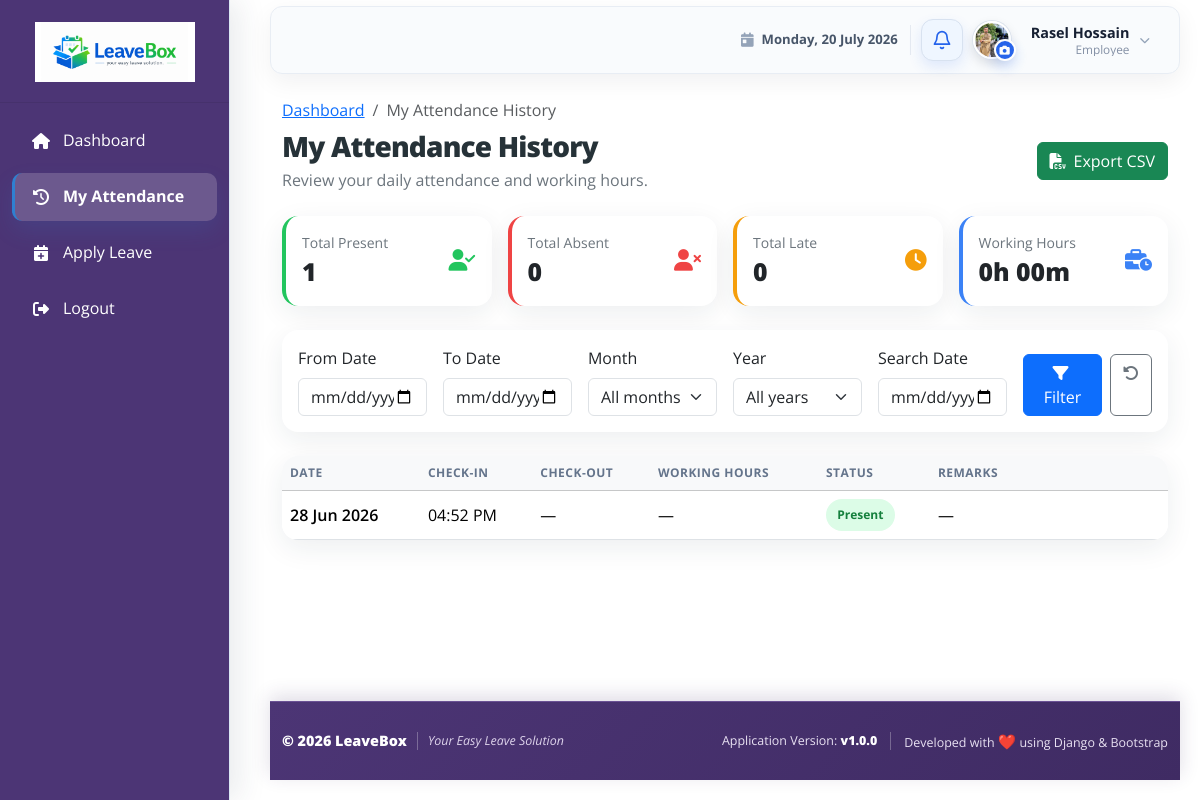
Page /attendance/history/ (signed in) on the earlier database version.
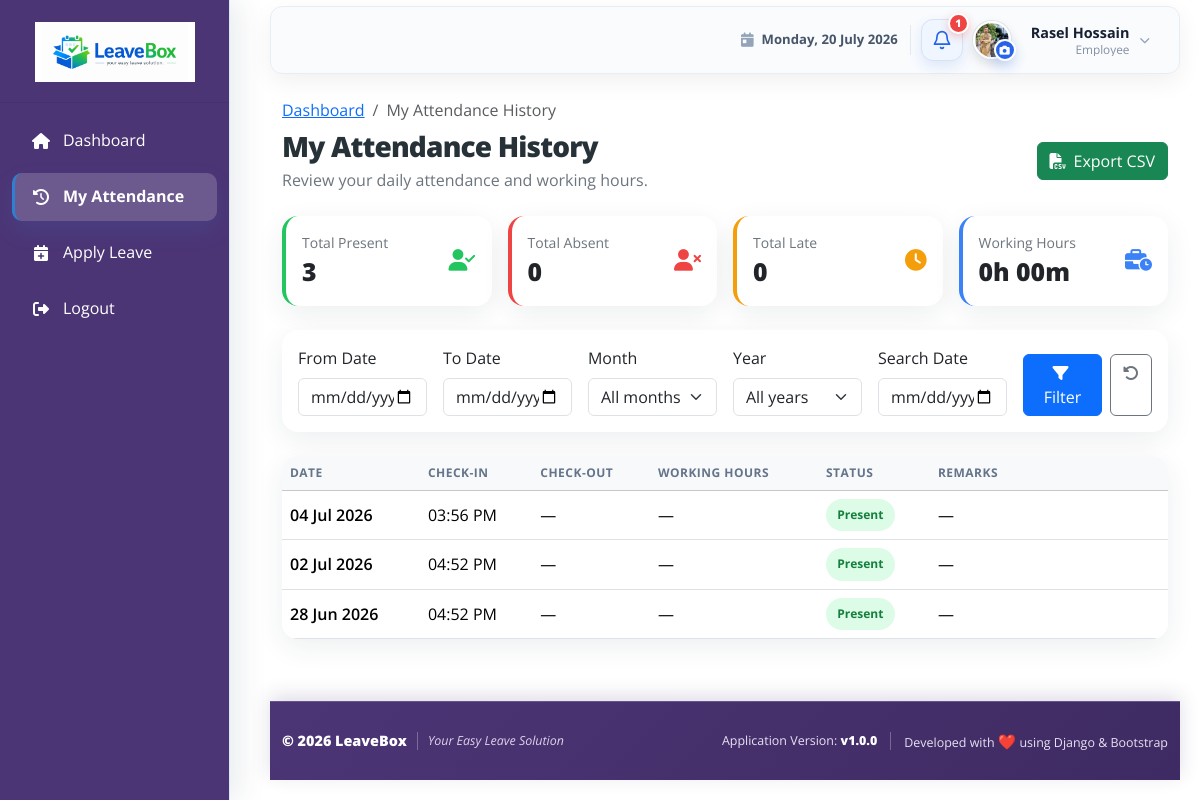
Same page on the later database version.
### attendances/models.py (models this page shows, shortened)
class Attendance(models.Model):
    STATUS_CHOICES = (
        ('PRESENT', 'Present'),
        ('ABSENT', 'Absent'),
        ('LATE', 'Late'),
        ('HALF_DAY', 'Half Day'),
    )
    employee = models.ForeignKey(
        'employees.Employee',
        on_delete=models.CASCADE,
        related_name='attendances',
        null=True # Temporary if you have existing data, otherwise remove
    )
    date = models.DateField()
    check_in = models.TimeField(
        null=True,
        blank=True
    )
    check_out = models.TimeField(
        null=True,
        blank=True
    )
    status = models.CharField(
        max_length=20,
        choices=STATUS_CHOICES
    )
    remarks = models.TextField(
        blank=True,
        null=True
    )
    class Meta:
        unique_together = ('employee', 'date')
        indexes = [
            models.Index(fields=['date'], name='attendance_date_idx'),
            models.Index(fields=['status', 'date'], name='attendance_status_date_idx'),
        ]
    @property
    def working_duration(self):
        if not self.check_in or not self.check_out:
            return None
        start = datetime.combine(self.date, self.check_in)
        end = datetime.combine(self.date, self.check_out)
        if end < start:
            end += timedelta(days=1)
        return end - start
    @property
    def working_hours_display(self):
        duration = self.working_duration
        if duration is None:
            return '—'
        total_minutes = int(duration.total_seconds() // 60)
        hours, minutes = divmod(total_minutes, 60)
        return f'{hours}h {minutes:02d}m'

### attendances/views.py (the view, shortened to what this page needs)
# urls.py: path('history/', AttendanceHistoryView.as_view(), name='attendance_history'),
class AttendanceHistoryView(LoginRequiredMixin, UserPassesTestMixin, TemplateView):
    template_name = 'attendances/attendance_history.html'
    raise_exception = True
    def test_func(self):
        user = self.request.user
        return (
            user.is_authenticated
            and not user.is_superuser
            and not user.is_staff
            and getattr(user, 'role', '') == 'EMPLOYEE'
        )
    def dispatch(self, request, *args, **kwargs):
        if request.user.is_authenticated:
            if (
                request.user.is_superuser
                or request.user.is_staff
                or getattr(request.user, 'role', '') != 'EMPLOYEE'
            ):
                raise PermissionDenied
            try:
                self.employee = Employee.objects.get(user=request.user)
            except Employee.DoesNotExist:
                messages.error(
                    request,
                    'Employee profile not found. Please contact Admin.',
                )
                return redirect('dashboard')
        return super().dispatch(request, *args, **kwargs)
    @staticmethod
    def _parse_date(value):
        try:
            return datetime.strptime(value, '%Y-%m-%d').date()
        except (TypeError, ValueError):
            return None
    def get_queryset(self):
        queryset = Attendance.objects.filter(employee=self.employee)
        params = self.request.GET
        from_date = self._parse_date(params.get('from_date'))
        to_date = self._parse_date(params.get('to_date'))
        search_date = self._parse_date(params.get('q'))
        month = params.get('month', '').strip()
        year = params.get('year', '').strip()
        if from_date:
            queryset = queryset.filter(date__gte=from_date)
        if to_date:
            queryset = queryset.filter(date__lte=to_date)
        if search_date:
            queryset = queryset.filter(date=search_date)
        if month.isdigit() and 1 <= int(month) <= 12:
            queryset = queryset.filter(date__month=int(month))
        if year.isdigit() and 1900 <= int(year) <= 9999:
            queryset = queryset.filter(date__year=int(year))
        return queryset.order_by('-date')
    def get(self, request, *args, **kwargs):
        self.object_list = self.get_queryset()
        if request.GET.get('export') == 'csv':
            return self._csv_response(self.object_list)
        return super().get(request, *args, **kwargs)
    def get_context_data(self, **kwargs):
        context = super().get_context_data(**kwargs)
        filtered_records = self.object_list
        paginator = Paginator(filtered_records, 15)
        page_obj = paginator.get_page(self.request.GET.get('page'))
        status_totals = filtered_records.aggregate(
            total_present=Count('pk', filter=Q(status='PRESENT')),
            total_absent=Count('pk', filter=Q(status='ABSENT')),
            total_late=Count('pk', filter=Q(status='LATE')),
        )
        total_seconds = 0
        for record_date, check_in, check_out in filtered_records.values_list(
            'date', 'check_in', 'check_out',
        ).iterator():
            if not check_in or not check_out:
                continue
            start = datetime.combine(record_date, check_in)
            end = datetime.combine(record_date, check_out)
            if end < start:
                end += timedelta(days=1)
            total_seconds += (end - start).total_seconds()
        total_minutes = int(total_seconds // 60)
        hours, minutes = divmod(total_minutes, 60)
        query_params = self.request.GET.copy()
        query_params.pop('page', None)
        query_params.pop('export', None)
        context.update({
            'employee': self.employee,
            'page_obj': page_obj,
            'attendances': page_obj.object_list,
            **status_totals,
            'total_working_hours': f'{hours}h {minutes:02d}m',
            'filter_query': query_params.urlencode(),
            'selected_month': self.request.GET.get('month', ''),
            'selected_year': self.request.GET.get('year', ''),
            'from_date': self.request.GET.get('from_date', ''),
            'to_date': self.request.GET.get('to_date', ''),
            'search_date': self.request.GET.get('q', ''),
            'year_options': range(datetime.now().year, 1999, -1),
        })
        return context

### LAF/templatetags/navigation_tags.py (called while the page is built)
@register.simple_tag
def url_name_active(request, *url_names):
    resolver_match = getattr(request, 'resolver_match', None)
    current_url_name = getattr(resolver_match, 'url_name', None)
    return current_url_name in url_names

### employees/context_processors.py (called while the page is built)
def current_profile_picture(request):
    default_avatar_url = static('images/avatar.png')
    profile_picture_url = default_avatar_url
    user = getattr(request, 'user', None)
    if user and user.is_authenticated:
        try:
            employee = Employee.objects.select_related('extended_profile').get(user=user)
            try:
                profile = employee.extended_profile
            except EmpProfile.DoesNotExist:
                profile = None
            if profile and profile.profile_picture:
                profile_picture_url = profile.profile_picture.url
        except Employee.DoesNotExist:
            pass
    return {
        'current_profile_picture_url': profile_picture_url,
        'default_avatar_url': default_avatar_url,
    }

### employees/models.py (called while the page is built)
    def __str__(self):
        return self.designation_name

### templates/attendances/attendance_history.html (shortened to what the changed rows need)
{% extends 'base/base.html' %}
{% load static %}
{% block extra_css %}
<link rel="stylesheet" href="{% static 'css/attendance_history.css' %}">
{% endblock %}
{% block content %}
<div class="attendance-page py-3">
    <div class="d-flex flex-wrap justify-content-between align-items-center gap-3 mb-4">
        <div>
            <h1 class="attendance-heading h3 mb-1">My Attendance History</h1>
        </div>
    </div>
    <div class="row g-3 mb-4">
        <div class="col-6 col-xl-3">
            <div class="card attendance-card attendance-summary h-100" style="--summary-color:#22c55e">
                <div class="card-body d-flex justify-content-between align-items-center">
                    <div><div class="text-secondary small">Total Present</div><div class="summary-value">{{ total_present }}</div></div>
                </div>
            </div>
        </div>
    </div>
    <div class="card attendance-card overflow-hidden">
        <div class="table-responsive">
            <table class="table attendance-table table-hover mb-0">
                <thead class="table-light">
                    <tr><th>Date</th><th>Check-in</th><th>Check-out</th><th>Working Hours</th><th>Status</th><th>Remarks</th></tr>
                </thead>
                <tbody>
                    {% for attendance in attendances %}
                    <tr>
                        <td class="fw-semibold">{{ attendance.date|date:'d M Y' }}</td>
                        <td>{{ attendance.check_in|time:'h:i A'|default:'—' }}</td>
                        <td>{{ attendance.check_out|time:'h:i A'|default:'—' }}</td>
                        <td>{{ attendance.working_hours_display }}</td>
                        <td><span class="status-badge status-{{ attendance.status|lower|cut:'_' }}">{{ attendance.get_status_display }}</span></td>
                        <td>{{ attendance.remarks|default:'—' }}</td>
                    </tr>
                    {% empty %}
                    <tr><td colspan="6"><div class="empty-state"><i class="far fa-calendar-xmark mb-3"></i><h2 class="h5">No attendance records found</h2><p class="text-secondary mb-0">Your attendance will appear here once it has been recorded.</p></div></td></tr>
                    {% endfor %}
                </tbody>
            </table>
        </div>
    </div>
</div>
{% endblock %}

### templates/base/base.html (shortened to what the changed rows need)
{% load static navigation_tags %}
<!DOCTYPE html>
<html lang="en">
<head>
    <link rel="stylesheet" href="{% static 'css/bootstrap-5.3.2.min.css' %}">
    <link rel="stylesheet" href="https://cdnjs.cloudflare.com/ajax/libs/font-awesome/6.4.0/css/all.min.css">
    <link rel="stylesheet" href="{% static 'css/dashboard.css' %}">
    <link rel="stylesheet" href="{% static 'css/apply_leave.css' %}">
    <link rel="stylesheet" href="{% static 'css/footer.css' %}">
    {% block extra_css %}{% endblock %}
</head>
<body>
        {% url_name_active request 'dashboard' 'adm_dashboard' 'emp_dashboard' as dashboard_active %}
        {% url_name_active request 'employee_list' 'employee_detail' 'employee_admin_edit' 'employee_admin_update' as employees_active %}
        {% url_name_active request 'salary_list' 'salary_add' 'salary_edit' as salary_active %}
        {% url_name_active request 'department_list' 'department_add' 'department_edit' 'department_delete' as departments_active %}
        {% url_name_active request 'designation_list' 'designation_add' 'designation_edit' 'designation_delete' as designations_active %}
        {% url_name_active request 'leave_type_list' 'leave_type_add' 'leave_type_edit' 'leave_type_delete' as leave_settings_active %}
        {% url_name_active request 'leave_apply' as leave_apply_active %}
        {% url_name_active request 'attendance_history' as attendance_active %}
        {% url_name_active request 'leave_report' 'attendance_report' as reports_active %}
    <main class="content-wrapper dashboard-content-wrapper">
        <nav class="navbar navbar-expand-lg navbar-light dashboard-navbar mb-2">
            <div class="container-fluid">
                <div class="dashboard-profile-slot">
                    <div class="dashboard-notification-dropdown">
                        <button class="dashboard-notification-button" type="button" id="notificationDropdown" aria-label="Notifications{% if pending_leave_count %}: {{ pending_leave_count }} pending leave request{{ pending_leave_count|pluralize }}{% endif %}" aria-haspopup="true" aria-expanded="false">
                            <svg class="dashboard-notification-icon" viewBox="0 0 24 24" aria-hidden="true">
                                <path d="M18 8a6 6 0 0 0-12 0c0 7-3 7-3 9h18c0-2-3-2-3-9"></path>
                                <path d="M13.73 21a2 2 0 0 1-3.46 0"></path>
                            </svg>
                            {% if pending_leave_count %}
                                <span class="dashboard-notification-badge" aria-hidden="true">{{ pending_leave_count }}</span>
                            {% endif %}
                        </button>
                    </div>
                </div>
            </div>
        </nav>
        <div class="container-fluid">
            {% block content %}{% endblock %}
        </div>
    </main>
</body>
</html>

Differences in the rows shown:
added Attendance: date "04 Jul 2026", check_in "03:56 PM", check_out "—", working_hours_display "—", status "Present", remarks "—"
added Attendance: date "02 Jul 2026", check_in "04:52 PM", check_out "—", working_hours_display "—", status "Present", remarks "—"
Other differences:
{{ pending_leave_count }}: (not shown) → "1"
{{ total_present }}: "1" → "3"
